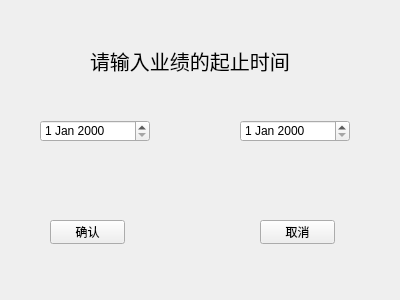
<?xml version="1.0" encoding="UTF-8"?>
<ui version="4.0">
 <class>Form</class>
 <widget class="QWidget" name="Form">
  <property name="geometry">
   <rect>
    <x>0</x>
    <y>0</y>
    <width>400</width>
    <height>300</height>
   </rect>
  </property>
  <property name="windowTitle">
   <string>Form</string>
  </property>
  <widget class="QPushButton" name="ensureButton">
   <property name="geometry">
    <rect>
     <x>50</x>
     <y>220</y>
     <width>75</width>
     <height>24</height>
    </rect>
   </property>
   <property name="text">
    <string>确认</string>
   </property>
  </widget>
  <widget class="QPushButton" name="cancelButton">
   <property name="geometry">
    <rect>
     <x>260</x>
     <y>220</y>
     <width>75</width>
     <height>24</height>
    </rect>
   </property>
   <property name="text">
    <string>取消</string>
   </property>
  </widget>
  <widget class="QLabel" name="label">
   <property name="geometry">
    <rect>
     <x>90</x>
     <y>40</y>
     <width>201</width>
     <height>41</height>
    </rect>
   </property>
   <property name="font">
    <font>
     <pointsize>15</pointsize>
    </font>
   </property>
   <property name="text">
    <string>请输入业绩的起止时间</string>
   </property>
  </widget>
  <widget class="QDateEdit" name="startDateEdit">
   <property name="geometry">
    <rect>
     <x>40</x>
     <y>120</y>
     <width>110</width>
     <height>22</height>
    </rect>
   </property>
  </widget>
  <widget class="QDateEdit" name="endDateEdit">
   <property name="geometry">
    <rect>
     <x>240</x>
     <y>120</y>
     <width>110</width>
     <height>22</height>
    </rect>
   </property>
  </widget>
 </widget>
 <resources/>
 <connections/>
</ui>
